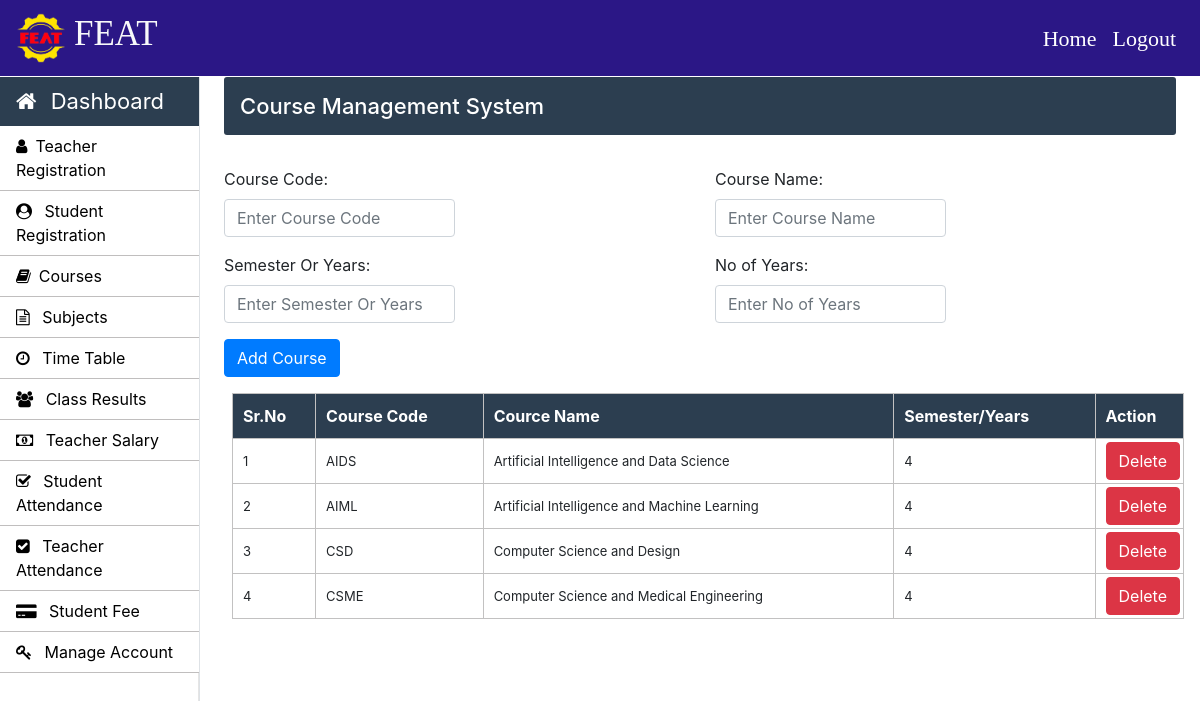
/admin/courses.php (signed in), run on the app's committed database.
### tables this page shows
CREATE TABLE `courses` (
  `course_code` varchar(10) NOT NULL,
  `course_name` varchar(50) NOT NULL,
  `semester_or_year` varchar(10) NOT NULL,
  `no_of_year` int(10) NOT NULL
);

### admin/courses.php (the view, shortened to what this page needs)
<?php
		require_once "../connection/connection.php";
	?>
<!doctype html>
<html lang="en">
	<head>
	</head>
	<body>
		<?php include('../common/common-header.php') ?>
		<?php include('../common/admin-sidebar.php') ?>
		<main role="main" class="col-xl-10 col-lg-9 col-md-8 ml-sm-auto px-md-4 mb-2 w-100">
			<div class="sub-main">
				<div class="bar-margin text-center d-flex flex-wrap flex-md-nowrap pt-3 pb-2 mb-3 text-white admin-dashboard pl-3">
					<h4>Course Management System </h4>
				</div>
				<div class="row">
					<div class="col-md-12">
						<form action="courses.php" method="post">
							<div class="row mt-3">
								<div class="col-md-6">
									<div class="form-group">
										<label for="exampleInputEmail1">Course Code: </label>
										<input type="text" name="course_code" class="form-control" required placeholder="Enter Course Code">
									</div>
								</div>
								<div class="col-md-6">
									<div class="form-group">
										<label for="exampleInputPassword1">Course Name:</label>
										<input type="text" name="course_name" class="form-control" required placeholder="Enter Course Name">
									</div>
								</div>
							</div>
							<div class="row">
								<div class="col-md-6">
									<div class="form-group">
										<label for="exampleInputEmail1">Semester Or Years:</label>
										<input type="text" name="semester_or_year" class="form-control" required placeholder="Enter Semester Or Years">
									</div>
								</div>
								<div class="col-md-6">
									<div class="form-group">
										<label for="exampleInputPassword1">No of Years:</label>
										<input type="text" name="no_of_year" class="form-control" required  placeholder="Enter No of Years">
									</div>
								</div>
							</div>
							<div class="row w-100">
								<div class="col-md-12">
									<input type="submit" name="sub" value="Add Course" class=" btn btn-primary ml-auto">
								</div>
							</div>
						</form>
					</div>
				</div>
				<div class="row">
					<div class="col-md-12 ml-2">
						<section class="mt-3">
							<table class="w-100 table-elements mb-5 table-three-tr" cellpadding="3">
								<tr class="table-tr-head table-three text-white">
									<th>Sr.No</th>
									<th>Course Code</th>
									<th>Cource Name</th>
									<th>Semester/Years</th>
									<th>Action</th>
								</tr>
								<?php
									$sr=1;
									$query="select course_code,course_name,no_of_year from courses";
									$run=mysqli_query($con,$query);
									while($row=mysqli_fetch_array($run)) {
									echo	"<tr>";
									echo	"<td>".$sr++."</td>";
									echo	"<td>".$row['course_code']."</td>";
									echo	"<td>".$row['course_name']."</td>";
									echo	"<td>".$row['no_of_year']."</td>";
									echo	"<td width='20'><a class='btn btn-danger' href=delete-function.php?course_code=".$row['course_code'].">Delete</a></td>";
									echo	"</tr>";
									}
								?>
							</table>
						</section>
					</div>
				</div>
			</div>
		</main>
	</body>
</html>

### css/style.css (style rules this page uses)
h4 { font-size: 22px; }
.admin-dashboard { margin-top: 1px !important; background: #2c3e50 !important; border-radius: 3px; }
.form-control { width: 50%; }
.table-elements tr, td, th { font-size: 13px; border: 1px solid rgb(194, 193, 193); padding-left: 10px !important; }
.table-three { background: #2c3e50 !important; }
.table-tr-head { height: 45px !important; padding: 10px !important; margin-top: 5px !important; }
.table-font-for-transcript td, th { font-size: 16px !important; }

### data on the page
courses: course_code "AIDS", course_name "Artificial Intelligence and Data Science", no_of_year "4"
courses: course_code "AIML", course_name "Artificial Intelligence and Machine Learning", no_of_year "4"
courses: course_code "CSD", course_name "Computer Science and Design", no_of_year "4"
courses: course_code "CSME", course_name "Computer Science and Medical Engineering", no_of_year "4"
